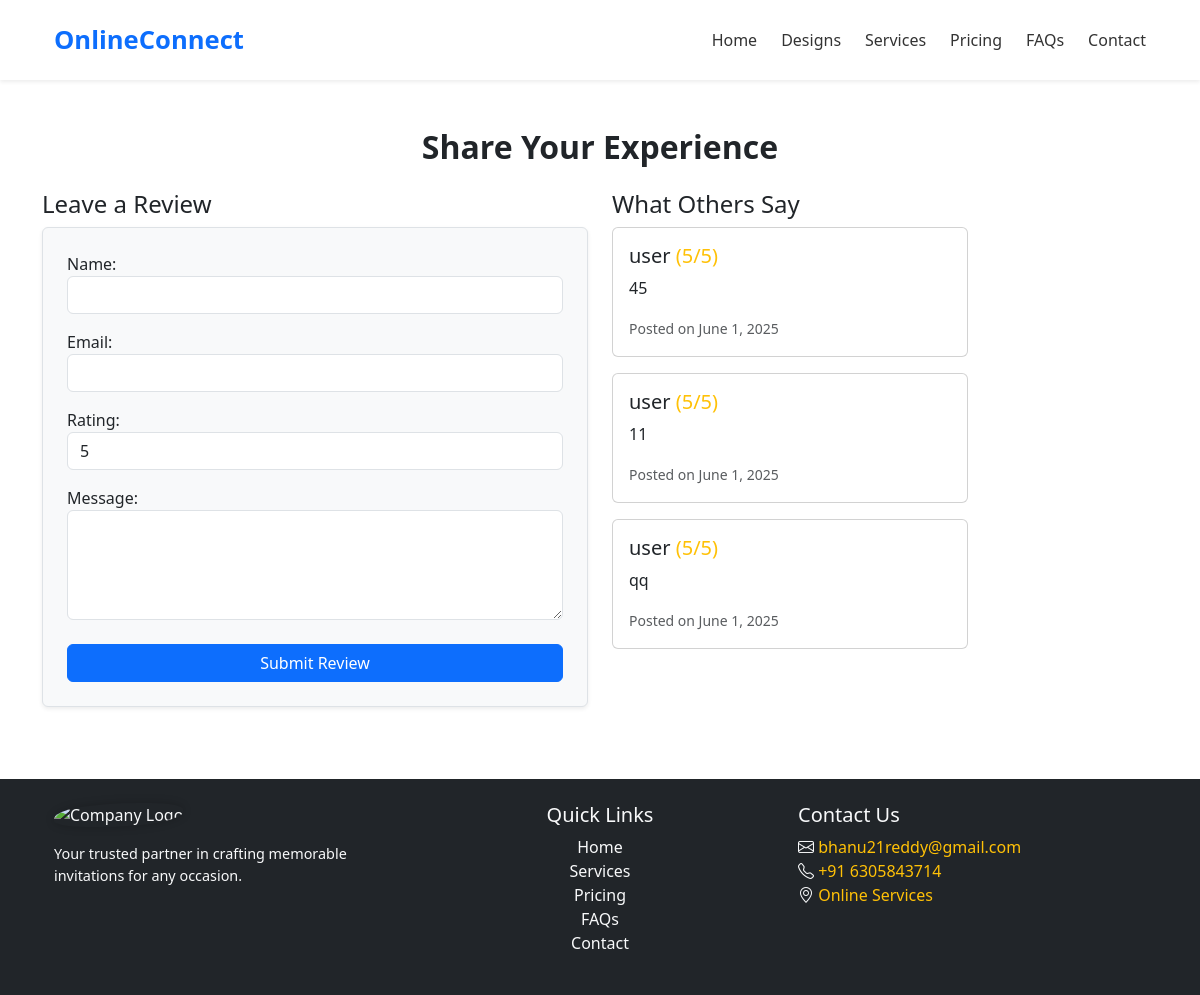
The app's page /reviews/ with its own data.
### dashboard/models.py (models this page shows, shortened)
class Review(models.Model):
    name = models.CharField(max_length=100)
    email = models.EmailField()
    rating = models.PositiveSmallIntegerField(default=5)
    message = models.TextField()
    created_at = models.DateTimeField(default=timezone.now)

### dashboard/views.py (the view)
# urls.py: path("reviews/",views.reviews,name="reviews")
def reviews(request):
    reviews = Review.objects.order_by('-created_at')[:10]  # Show last 10 reviews
    form = ReviewForm()
    if request.method == 'POST':
        form = ReviewForm(request.POST)
        if form.is_valid():
            form.save()
            return redirect('reviews')
    return render(request, 'reviews.html', {'form': form, 'reviews': reviews})

### dashboard/forms.py
class ReviewForm(forms.ModelForm):
    class Meta:
        model = Review
        fields = ['name', 'email', 'rating', 'message']
        widgets = {
            'name': forms.TextInput(attrs={'class': 'form-control'}),
            'email': forms.EmailInput(attrs={'class': 'form-control'}),
            'rating': forms.NumberInput(attrs={'class': 'form-control', 'min': 1, 'max': 5}),
            'message': forms.Textarea(attrs={'class': 'form-control', 'rows': 4}),
        }

### dashboard/templates/reviews.html (shortened to what this page needs)
{% load static %}
<!DOCTYPE html>
<html lang="en">
<head>
</head>
<body>
{% include 'partials/header.html' %}
<section class="container py-5">
  <h2 class="text-center fw-bold mb-4">Share Your Experience</h2>
  <div class="row g-4">
    <div class="col-lg-6 col-12 mb-4">
      <h4>Leave a Review</h4>
      <form method="POST" class="p-4 border rounded bg-light shadow-sm">
        {{ form.as_p }}
        <button type="submit" class="btn btn-primary mt-2 submit-btn">Submit Review</button>
      </form>
    </div>
    <div class="col-lg-4 col-12 mb-4" >
      <h4>What Others Say</h4>
      {% for review in reviews %}
        <div class="card review-card mb-3" >
          <div class="card-body">
            <h5 class="card-title">{{ review.name }} <span class="text-warning">({{ review.rating }}/5)</span></h5>
            <p class="card-text">{{ review.message }}</p>
            <small class="text-muted">Posted on {{ review.created_at|date:"F j, Y" }}</small>
          </div>
        </div>
      {% empty %}
        <p>No reviews yet. Be the first to leave one!</p>
      {% endfor %}
    </div>
  </div>
</section>
<footer class="bg-dark text-white text-center py-3">
  <div class="container">
      {% include 'partials/footer.html' %}
  </div>
</footer>
</body>
</html>

### dashboard/templates/reviews.html (style rules this page uses)
.submit-btn { width: 100%; padding: 12px; }

### dashboard/templates/partials/header.html (style rules this page uses)
body { padding-top: 80px; }

### records on screen
Review: name "user", rating "5", message "45", created_at "June 1, 2025"
Review: name "user", rating "5", message "11", created_at "June 1, 2025"
Review: name "user", rating "5", message "qq", created_at "June 1, 2025"
